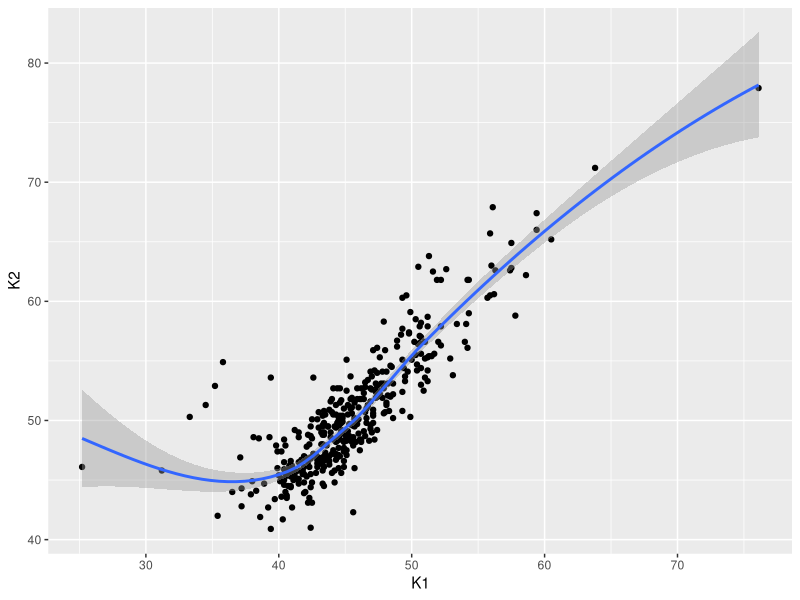
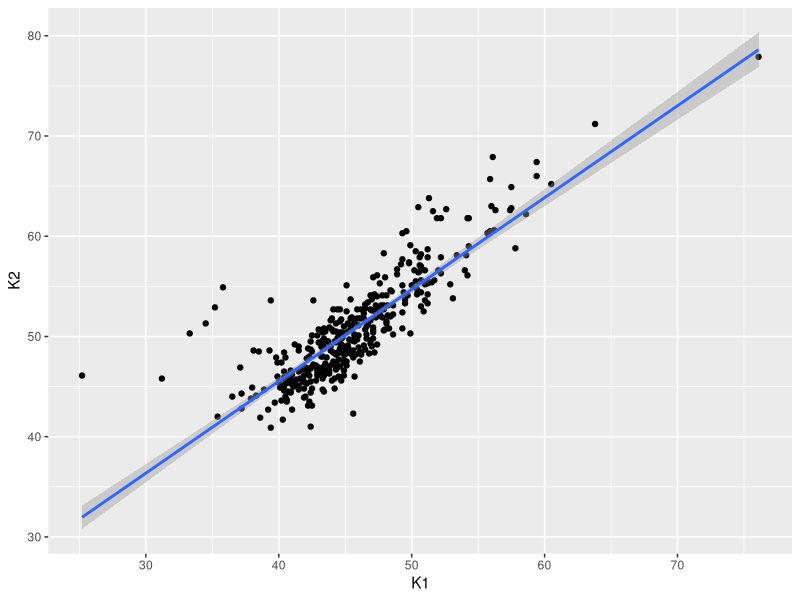
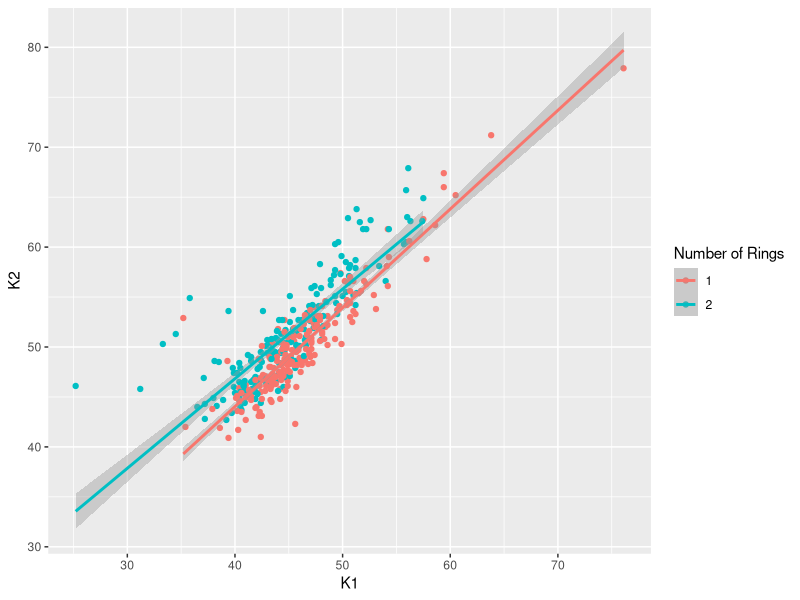
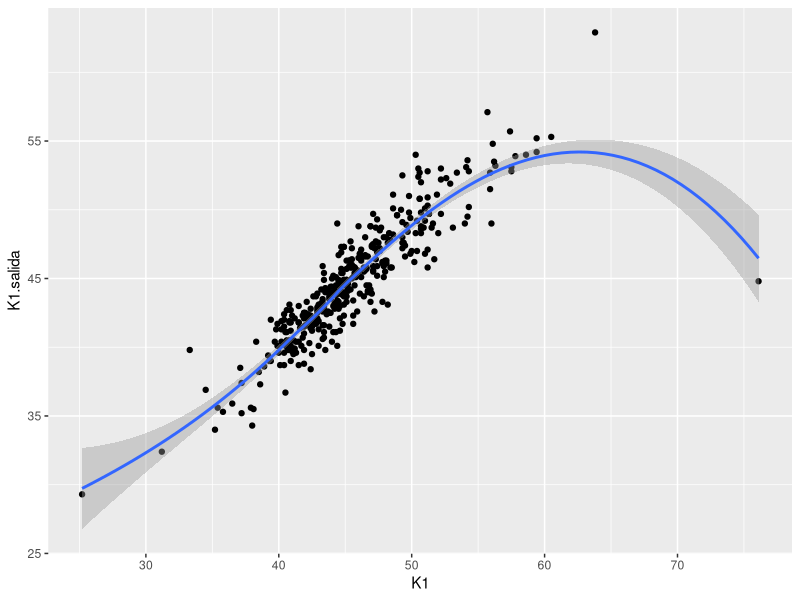
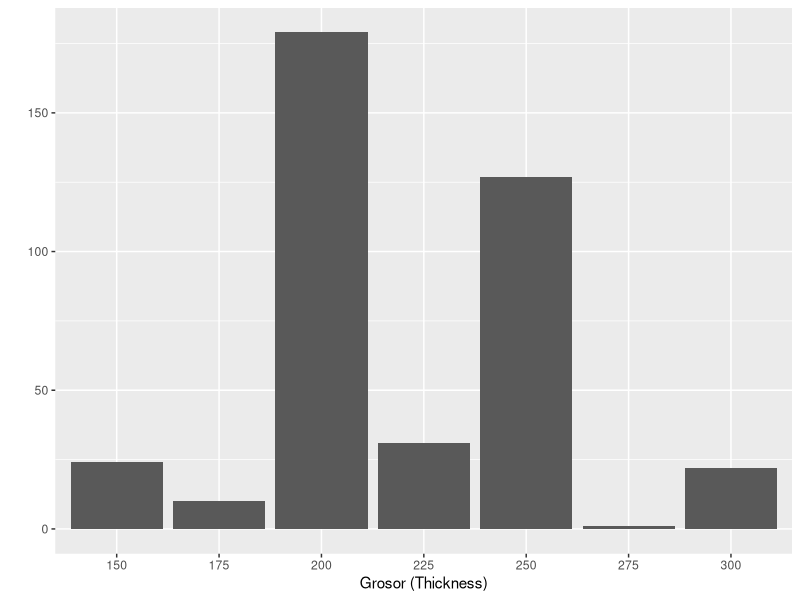
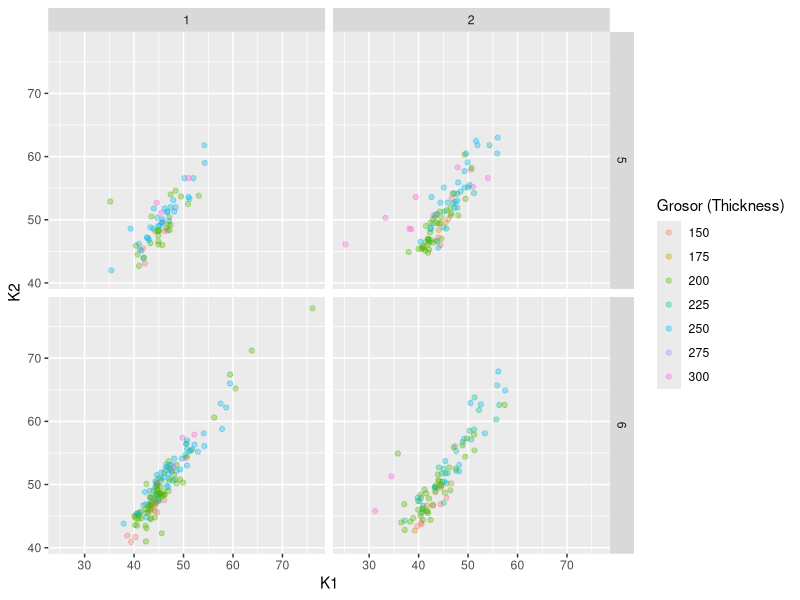
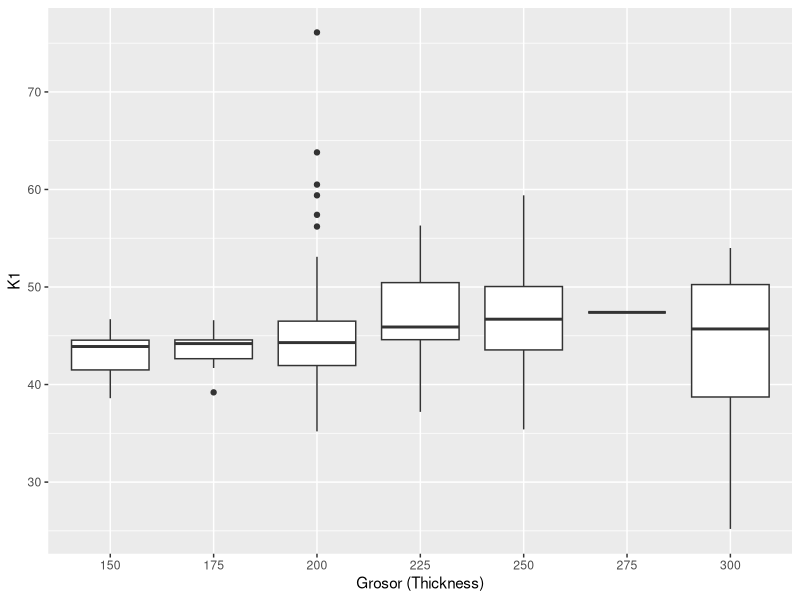
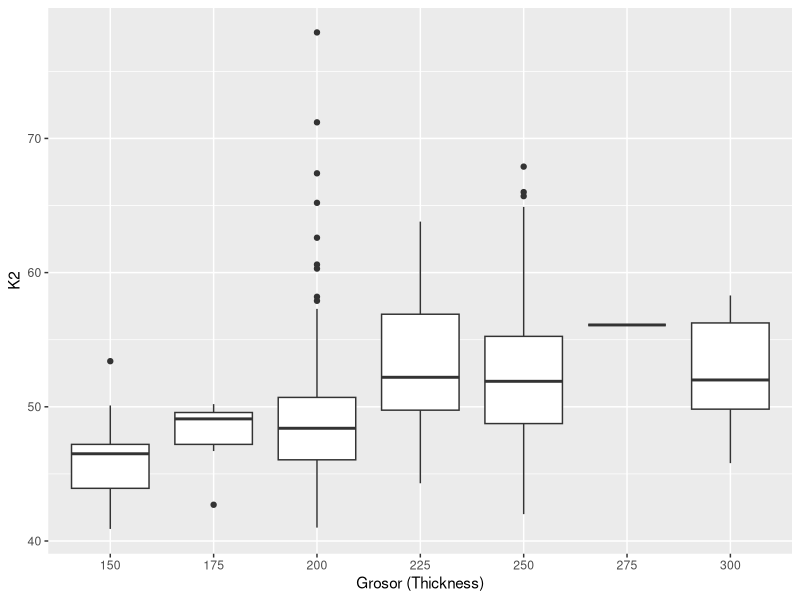

Here is the R script that generated these plots, in order:
## ---- chunk 1
library(ggplot2)

# Load the dataset
queratocono <- read.csv("./datasets/queratocono.csv")

# Display the names of the columns
colnames(queratocono)
## ---- chunk 2
# Study the relation between K1 and K2 with smoother
# (by default and using linear regression).

# Default smoother
qplot(K1, K2, data = queratocono, geom = "point") +
  geom_smooth()

# Linear regression smoother
qplot(K1, K2, data = queratocono, geom = "point") +
  geom_smooth(method = "lm")
## ---- chunk 3
# Study the relation between K1 and K2
# distinguishing by factor na.

qplot(K1, K2, data = queratocono, color = factor(na), geom = "point") +
  geom_smooth(method = "lm") +
  labs(color = "Number of Rings")
## ---- chunk 4
# Study the relation between K1 and K1.salida

qplot(K1, K1.salida, data = queratocono, geom = "point") +
  geom_smooth()
## ---- chunk 5
# Build a histogram in terms of grosor
# (note that grosor should be taken as a factor) of the inserted ring

qplot(factor(grosor), data = queratocono, geom = "bar") +
  labs(x = "Grosor (Thickness)")
## ---- chunk 6
# Build a scatter plot of the relation between K1 and K2 with “faceting” in
# terms of the parameters diam and na, by assigning different colours to the
# points according to the thickness (grosor) of the ring. In order to visualise
# all points correctly use a transparency of value 1/3

qplot(K1, K2, data = queratocono, color = factor(grosor), geom = "point", alpha = I(1 / 3)) +
  facet_grid(diam ~ na) +
  labs(color = "Grosor (Thickness)")
## ---- chunk 7
# Create two boxplots that show a summary of the distributions of K1 and K2
# (separately) with respect to the thickness (grosor)

# Boxplot for K1
qplot(factor(grosor), K1, data = queratocono, geom = "boxplot") +
  labs(x = "Grosor (Thickness)", y = "K1")

# Boxplot for K2
qplot(factor(grosor), K2, data = queratocono, geom = "boxplot") +
  labs(x = "Grosor (Thickness)", y = "K2")
